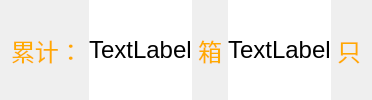
         <widget class="QWidget" name="widget_4" native="true">
          <property name="font">
           <font>
            <pointsize>18</pointsize>
           </font>
          </property>
          <layout class="QHBoxLayout" name="horizontalLayout_3" stretch="1,2,1,2,1">
           <property name="topMargin">
            <number>0</number>
           </property>
           <property name="bottomMargin">
            <number>0</number>
           </property>
           <item>
            <widget class="QLabel" name="label_7">
             <property name="palette">
              <palette>
               <active>
                <colorrole role="WindowText">
                 <brush brushstyle="SolidPattern">
                  <color alpha="255">
                   <red>255</red>
                   <green>170</green>
                   <blue>0</blue>
                  </color>
                 </brush>
                </colorrole>
                <colorrole role="Button">
                 <brush brushstyle="SolidPattern">
                  <color alpha="255">
                   <red>2</red>
                   <green>83</green>
                   <blue>74</blue>
                  </color>
                 </brush>
                </colorrole>
                <colorrole role="Base">
                 <brush brushstyle="SolidPattern">
                  <color alpha="255">
                   <red>2</red>
                   <green>83</green>
                   <blue>74</blue>
                  </color>
                 </brush>
                </colorrole>
                <colorrole role="Window">
                 <brush brushstyle="SolidPattern">
                  <color alpha="255">
                   <red>2</red>
                   <green>83</green>
                   <blue>74</blue>
                  </color>
                 </brush>
                </colorrole>
               </active>
               <inactive>
                <colorrole role="WindowText">
                 <brush brushstyle="SolidPattern">
                  <color alpha="255">
                   <red>255</red>
                   <green>170</green>
                   <blue>0</blue>
                  </color>
                 </brush>
                </colorrole>
                <colorrole role="Button">
                 <brush brushstyle="SolidPattern">
                  <color alpha="255">
                   <red>2</red>
                   <green>83</green>
                   <blue>74</blue>
                  </color>
                 </brush>
                </colorrole>
                <colorrole role="Base">
                 <brush brushstyle="SolidPattern">
                  <color alpha="255">
                   <red>2</red>
                   <green>83</green>
                   <blue>74</blue>
                  </color>
                 </brush>
                </colorrole>
                <colorrole role="Window">
                 <brush brushstyle="SolidPattern">
                  <color alpha="255">
                   <red>2</red>
                   <green>83</green>
                   <blue>74</blue>
                  </color>
                 </brush>
                </colorrole>
               </inactive>
               <disabled>
                <colorrole role="WindowText">
                 <brush brushstyle="SolidPattern">
                  <color alpha="255">
                   <red>120</red>
                   <green>120</green>
                   <blue>120</blue>
                  </color>
                 </brush>
                </colorrole>
                <colorrole role="Button">
                 <brush brushstyle="SolidPattern">
                  <color alpha="255">
                   <red>2</red>
                   <green>83</green>
                   <blue>74</blue>
                  </color>
                 </brush>
                </colorrole>
                <colorrole role="Base">
                 <brush brushstyle="SolidPattern">
                  <color alpha="255">
                   <red>2</red>
                   <green>83</green>
                   <blue>74</blue>
                  </color>
                 </brush>
                </colorrole>
                <colorrole role="Window">
                 <brush brushstyle="SolidPattern">
                  <color alpha="255">
                   <red>2</red>
                   <green>83</green>
                   <blue>74</blue>
                  </color>
                 </brush>
                </colorrole>
               </disabled>
              </palette>
             </property>
             <property name="font">
              <font>
               <pointsize>18</pointsize>
              </font>
             </property>
             <property name="text">
              <string>累计：</string>
             </property>
            </widget>
           </item>
           <item>
            <widget class="QLabel" name="label_8">
             <property name="font">
              <font>
               <pointsize>18</pointsize>
              </font>
             </property>
             <property name="styleSheet">
              <string notr="true">QWidget{
background-color:rgb(255,255, 255)
}</string>
             </property>
             <property name="text">
              <string>TextLabel</string>
             </property>
            </widget>
           </item>
           <item>
            <widget class="QLabel" name="label_9">
             <property name="palette">
              <palette>
               <active>
                <colorrole role="WindowText">
                 <brush brushstyle="SolidPattern">
                  <color alpha="255">
                   <red>255</red>
                   <green>170</green>
                   <blue>0</blue>
                  </color>
                 </brush>
                </colorrole>
                <colorrole role="Button">
                 <brush brushstyle="SolidPattern">
                  <color alpha="255">
                   <red>2</red>
                   <green>83</green>
                   <blue>74</blue>
                  </color>
                 </brush>
                </colorrole>
                <colorrole role="Base">
                 <brush brushstyle="SolidPattern">
                  <color alpha="255">
                   <red>2</red>
                   <green>83</green>
                   <blue>74</blue>
                  </color>
                 </brush>
                </colorrole>
                <colorrole role="Window">
                 <brush brushstyle="SolidPattern">
                  <color alpha="255">
                   <red>2</red>
                   <green>83</green>
                   <blue>74</blue>
                  </color>
                 </brush>
                </colorrole>
               </active>
               <inactive>
                <colorrole role="WindowText">
                 <brush brushstyle="SolidPattern">
                  <color alpha="255">
                   <red>255</red>
                   <green>170</green>
                   <blue>0</blue>
                  </color>
                 </brush>
                </colorrole>
                <colorrole role="Button">
                 <brush brushstyle="SolidPattern">
                  <color alpha="255">
                   <red>2</red>
                   <green>83</green>
                   <blue>74</blue>
                  </color>
                 </brush>
                </colorrole>
                <colorrole role="Base">
                 <brush brushstyle="SolidPattern">
                  <color alpha="255">
                   <red>2</red>
                   <green>83</green>
                   <blue>74</blue>
                  </color>
                 </brush>
                </colorrole>
                <colorrole role="Window">
                 <brush brushstyle="SolidPattern">
                  <color alpha="255">
                   <red>2</red>
                   <green>83</green>
                   <blue>74</blue>
                  </color>
                 </brush>
                </colorrole>
               </inactive>
               <disabled>
                <colorrole role="WindowText">
                 <brush brushstyle="SolidPattern">
                  <color alpha="255">
                   <red>120</red>
                   <green>120</green>
                   <blue>120</blue>
                  </color>
                 </brush>
                </colorrole>
                <colorrole role="Button">
                 <brush brushstyle="SolidPattern">
                  <color alpha="255">
                   <red>2</red>
                   <green>83</green>
                   <blue>74</blue>
                  </color>
                 </brush>
                </colorrole>
                <colorrole role="Base">
                 <brush brushstyle="SolidPattern">
                  <color alpha="255">
                   <red>2</red>
                   <green>83</green>
                   <blue>74</blue>
                  </color>
                 </brush>
                </colorrole>
                <colorrole role="Window">
                 <brush brushstyle="SolidPattern">
                  <color alpha="255">
                   <red>2</red>
                   <green>83</green>
                   <blue>74</blue>
                  </color>
                 </brush>
                </colorrole>
               </disabled>
              </palette>
             </property>
             <property name="font">
              <font>
               <pointsize>18</pointsize>
              </font>
             </property>
             <property name="text">
              <string>箱</string>
             </property>
            </widget>
           </item>
           <item>
            <widget class="QLabel" name="label_10">
             <property name="font">
              <font>
               <pointsize>18</pointsize>
              </font>
             </property>
             <property name="styleSheet">
              <string notr="true">QWidget{
background-color:rgb(255,255, 255)
}</string>
             </property>
             <property name="text">
              <string>TextLabel</string>
             </property>
            </widget>
           </item>
           <item>
            <widget class="QLabel" name="label_11">
             <property name="palette">
              <palette>
               <active>
                <colorrole role="WindowText">
                 <brush brushstyle="SolidPattern">
                  <color alpha="255">
                   <red>255</red>
                   <green>170</green>
                   <blue>0</blue>
                  </color>
                 </brush>
                </colorrole>
                <colorrole role="Button">
                 <brush brushstyle="SolidPattern">
                  <color alpha="255">
                   <red>2</red>
                   <green>83</green>
                   <blue>74</blue>
                  </color>
                 </brush>
                </colorrole>
                <colorrole role="Base">
                 <brush brushstyle="SolidPattern">
                  <color alpha="255">
                   <red>2</red>
                   <green>83</green>
                   <blue>74</blue>
                  </color>
                 </brush>
                </colorrole>
                <colorrole role="Window">
                 <brush brushstyle="SolidPattern">
                  <color alpha="255">
                   <red>2</red>
                   <green>83</green>
                   <blue>74</blue>
                  </color>
                 </brush>
                </colorrole>
               </active>
               <inactive>
                <colorrole role="WindowText">
                 <brush brushstyle="SolidPattern">
                  <color alpha="255">
                   <red>255</red>
                   <green>170</green>
                   <blue>0</blue>
                  </color>
                 </brush>
                </colorrole>
                <colorrole role="Button">
                 <brush brushstyle="SolidPattern">
                  <color alpha="255">
                   <red>2</red>
                   <green>83</green>
                   <blue>74</blue>
                  </color>
                 </brush>
                </colorrole>
                <colorrole role="Base">
                 <brush brushstyle="SolidPattern">
                  <color alpha="255">
                   <red>2</red>
                   <green>83</green>
                   <blue>74</blue>
                  </color>
                 </brush>
                </colorrole>
                <colorrole role="Window">
                 <brush brushstyle="SolidPattern">
                  <color alpha="255">
                   <red>2</red>
                   <green>83</green>
                   <blue>74</blue>
                  </color>
                 </brush>
                </colorrole>
               </inactive>
               <disabled>
                <colorrole role="WindowText">
                 <brush brushstyle="SolidPattern">
                  <color alpha="255">
                   <red>120</red>
                   <green>120</green>
                   <blue>120</blue>
                  </color>
                 </brush>
                </colorrole>
                <colorrole role="Button">
                 <brush brushstyle="SolidPattern">
                  <color alpha="255">
                   <red>2</red>
                   <green>83</green>
                   <blue>74</blue>
                  </color>
                 </brush>
                </colorrole>
                <colorrole role="Base">
                 <brush brushstyle="SolidPattern">
                  <color alpha="255">
                   <red>2</red>
                   <green>83</green>
                   <blue>74</blue>
                  </color>
                 </brush>
                </colorrole>
                <colorrole role="Window">
                 <brush brushstyle="SolidPattern">
                  <color alpha="255">
                   <red>2</red>
                   <green>83</green>
                   <blue>74</blue>
                  </color>
                 </brush>
                </colorrole>
               </disabled>
              </palette>
             </property>
             <property name="font">
              <font>
               <pointsize>18</pointsize>
              </font>
             </property>
             <property name="text">
              <string>只</string>
             </property>
            </widget>
           </item>
          </layout>
         </widget>
